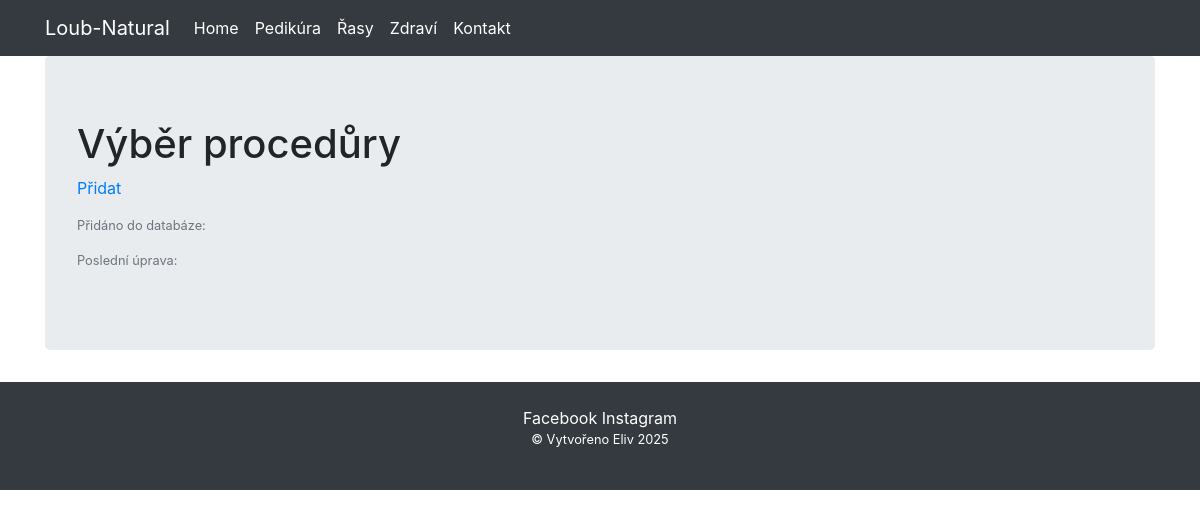
/eyelash/, run on an earlier commit of the app's database.
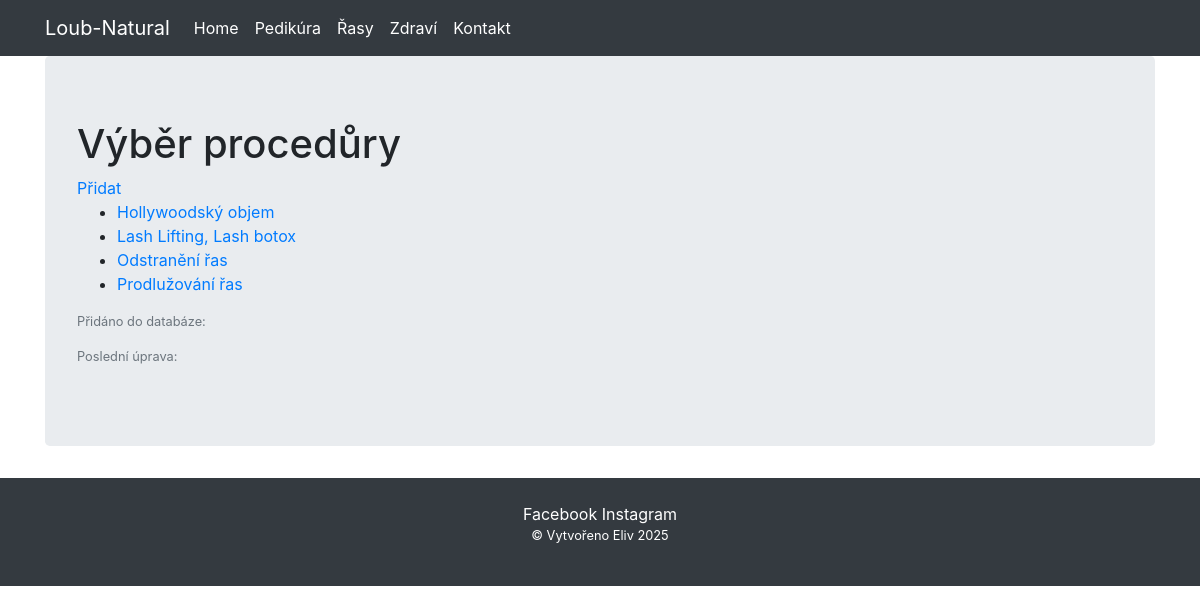
And on a later commit of the database.
### viewer/models.py (models this page shows, shortened)
class Rasy(Model):
    name = CharField(max_length=30, null=False, blank=False, unique=True)
    procedure_time = IntegerField(null=False, blank=False, default=0)
    description = TextField(max_length=5000, null=True, blank=True)
    price = IntegerField(null=False, blank=False)
    class Meta:
        ordering = ['name']
        verbose_name_plural = "Řasy"
    def __str__(self):
        return self.name

### viewer/views.py (the view)
# urls.py: path('eyelash/', EyelashListView.as_view(), name="eyelash"),
class EyelashListView(ListView):
    template_name = 'rasy.html'
    model = Rasy
    context_object_name = 'eyelashs'

### viewer/templates/rasy.html (shortened to what this page needs)
{% extends 'base.html' %}
{% block content %}
<h1>Výběr procedůry</h1>
<a href="/rasy/add">Přidat</a>
<ul>
    {% for eyelash in eyelashs %}
    <li>
        <a href="{% url 'eyelash_detail' eyelash.id %}">{{ eyelash }}</a>
    </li>
    {% endfor %}
</ul>
<div>
    <p class="mt3"><small class="text-muted">Přidáno do databáze: {{ pedikura.created }}</small></p>
    <p class="mt2"><small class="text-muted">Poslední úprava: {{ pedikura.update }}</small></p>
</div>
{% endblock %}

What changed in the data, as far as the page shows it:
added Rasy: name "Hollywoodský objem"
added Rasy: name "Lash Lifting, Lash botox"
added Rasy: name "Odstranění řas"
added Rasy: name "Prodlužování řas"
